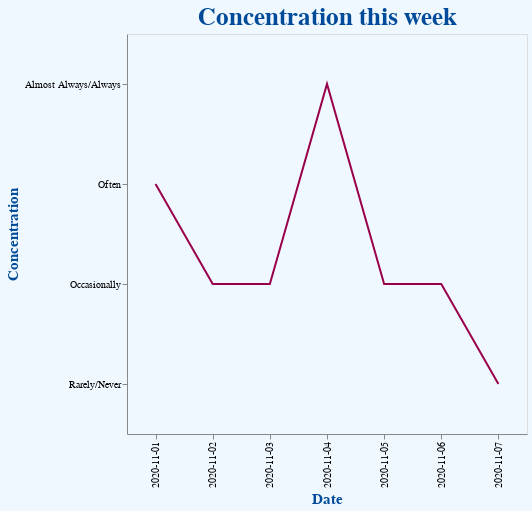

Notebook source saved alongside this figure:
### Code cell
#From Philip

alt.Chart(conc_df,title="Concentration this week").mark_line(color=mark_col).encode(
    x=alt.X('short_date',title='Date'), #change the axis title
    y=alt.Y(field='conc_label',type='nominal',sort=alt.EncodingSortField(field='conc',order='descending'),title='Concentration'),
).properties(width=400,height=400).configure(background=background_col).configure_title(
    fontSize=25,color=title_col).configure_axis(
    titleFontSize=15,titleColor=title_col)

### Figure 1 — Vega-Lite specification as saved in the notebook (floating-point values rounded to 4 significant figures)
{"config": {"view": {"continuousWidth": 400, "continuousHeight": 300}, "axis": {"titleColor": "#004B99", "titleFontSize": 15}, "background": "aliceblue", "title": {"color": "#004B99", "fontSize": 25}}, "data": {"name": "data-7fb6b26c91bc2cf24c5b02356f6f99fa"}, "mark": {"type": "line", "color": "#99004B"}, "encoding": {"x": {"type": "nominal", "field": "short_date", "title": "Date"}, "y": {"type": "nominal", "field": "conc_label", "sort": {"field": "conc", "order": "descending"}, "title": "Concentration"}}, "height": 400, "title": "Concentration this week", "width": 400, "$schema": "https://vega.github.io/schema/vega-lite/v4.8.1.json", "datasets": {"data-7fb6b26c91bc2cf24c5b02356f6f99fa": [{"conc": 3, "conc_label": " Often", "date": "2020-11-01T00:00:00", "short_date": "2020-11-01"}, {"conc": 2, "conc_label": " Occasionally", "date": "2020-11-02T00:00:00", "short_date": "2020-11-02"}, {"conc": 2, "conc_label": " Occasionally", "date": "2020-11-03T00:00:00", "short_date": "2020-11-03"}, {"conc": 4, "conc_label": " Almost Always/Always", "date": "2020-11-04T00:00:00", "short_date": "2020-11-04"}, {"conc": 2, "conc_label": " Occasionally", "date": "2020-11-05T00:00:00", "short_date": "2020-11-05"}, {"conc": 2, "conc_label": " Occasionally", "date": "2020-11-06T00:00:00", "short_date": "2020-11-06"}, {"conc": 1, "conc_label": " Rarely/Never", "date": "2020-11-07T00:00:00", "short_date": "2020-11-07"}]}}
